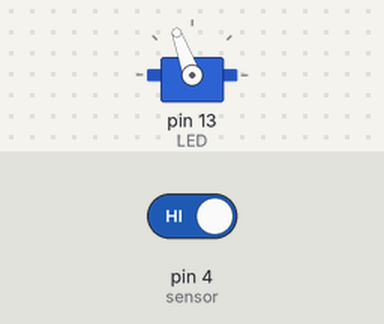
A sketch run on a simulated Arduino Uno, built with avr-gcc and run on an emulated ATmega328P. Shown: servo. The test bench sets the inputs (shaded band); at power-on: pin 4 (sensor) HIGH.

Above: at 1.2 s.
1.3 s: pin 4 (sensor) driven LOW
At 1.9 s:
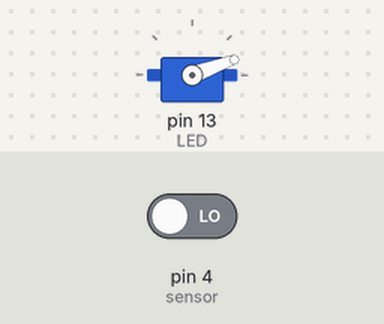
2.8 s: pin 4 (sensor) driven HIGH
At 3.1 s:
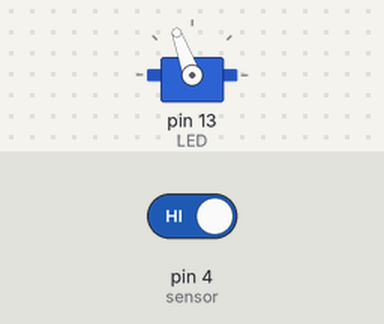
Timing chart, 0 to 5.8 s (numbered marks = the images above; inputs shaded):
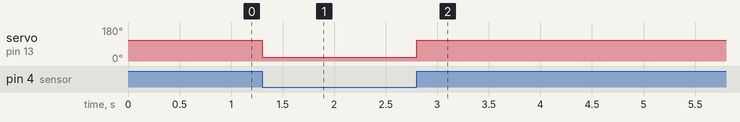

The sketch:

sideStandAutomation.ino
```cpp
#include <Servo.h>
Servo myservo;                  // initialising servo motor
int sensor = 4;                 // tilt sensor as input pin
int LED = 13;                   // led as output pin

boolean switchState = false;
int sensorState=0;              // Setting current state as 0

void openStand()
{
   myservo.write(110);          // Function to open bike stand
}

void closeStand()
{
   myservo.write(20);           // Function to close the bike stand
}

void setup()
{
  pinMode(sensor, INPUT);
  digitalWrite(sensor, HIGH);      //set the sensor as HIGH
  pinMode(LED, OUTPUT);
  myservo.attach(LED);
  myservo.write(15);
}

void loop()
{
  sensorState=digitalRead(sensor); //read value of the sensor either high or low

  if(sensorState==LOW)             //when tilt switch lays flat
  {
    //digitalWrite(LED,HIGH);
    closeStand();
  }
  else
  {
    //digitalWrite(LED, LOW);      //when switch tilt on some angle
    openStand();
  }
}
```

Measured:
- after the input at 1.3 s, servo on pin 13 (LED): 110° → 20° at once
- after the input at 2.8 s, servo on pin 13 (LED): 20° → 110° at once
